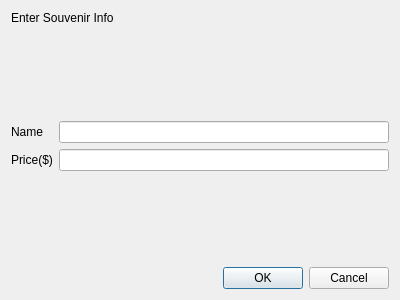
<?xml version="1.0" encoding="UTF-8"?>

<ui version="4.0">
 <class>newSouvenirPopup</class>
 <widget class="QDialog" name="newSouvenirPopup">
  <property name="geometry">
   <rect>
    <x>0</x>
    <y>0</y>
    <width>400</width>
    <height>300</height>
   </rect>
  </property>
  <property name="windowTitle">
   <string>add_souvenir_popup</string>
  </property>
  <layout class="QVBoxLayout" name="verticalLayout">
   <item>
    <layout class="QGridLayout" name="gridLayout">
     <item row="2" column="0">
      <widget class="QLabel" name="souvenirNameLabel">
       <property name="text">
        <string>Name</string>
       </property>
      </widget>
     </item>
     <item row="0" column="0" colspan="2">
      <widget class="QLabel" name="dialogLabelTitle">
       <property name="text">
        <string>Enter Souvenir Info</string>
       </property>
      </widget>
     </item>
     <item row="3" column="0">
      <widget class="QLabel" name="souvenirPriceLabel">
       <property name="text">
        <string>Price($)</string>
       </property>
      </widget>
     </item>
     <item row="1" column="0" colspan="2">
      <spacer name="verticalSpacer">
       <property name="orientation">
        <enum>Qt::Orientation::Vertical</enum>
       </property>
       <property name="sizeHint" stdset="0">
        <size>
         <width>20</width>
         <height>40</height>
        </size>
       </property>
      </spacer>
     </item>
     <item row="2" column="1">
      <widget class="QLineEdit" name="souvenirNameLineEdit"/>
     </item>
     <item row="3" column="1">
      <widget class="QLineEdit" name="souvenirPriceLineEdit"/>
     </item>
     <item row="4" column="0" colspan="2">
      <spacer name="verticalSpacer_2">
       <property name="orientation">
        <enum>Qt::Orientation::Vertical</enum>
       </property>
       <property name="sizeHint" stdset="0">
        <size>
         <width>20</width>
         <height>40</height>
        </size>
       </property>
      </spacer>
     </item>
     <item row="5" column="0" colspan="2">
      <widget class="QDialogButtonBox" name="buttonBox">
       <property name="standardButtons">
        <set>QDialogButtonBox::StandardButton::Cancel|QDialogButtonBox::StandardButton::Ok</set>
       </property>
      </widget>
     </item>
    </layout>
   </item>
  </layout>
 </widget>
 <resources/>
 <connections/>
</ui>
